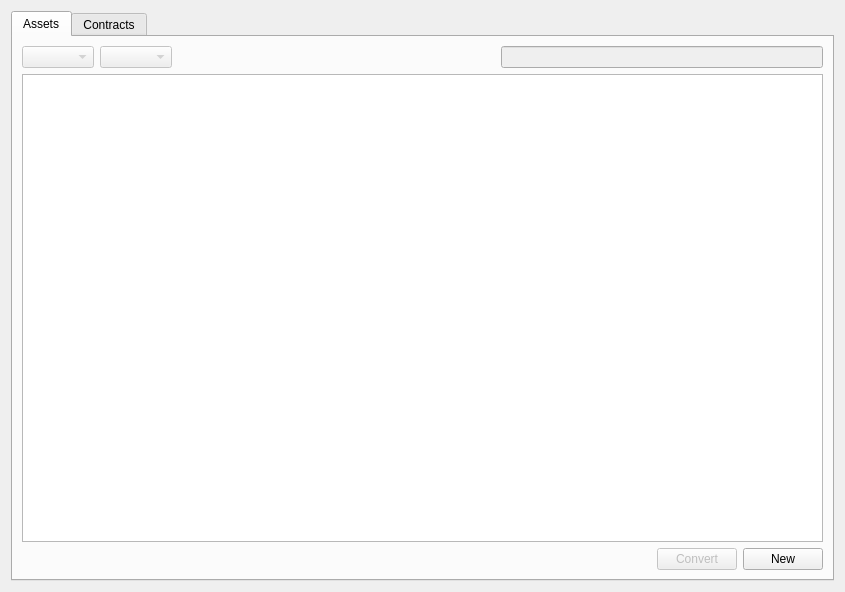
<?xml version="1.0" encoding="UTF-8"?>
<ui version="4.0">
 <class>AssetManagerPage</class>
 <widget class="QWidget" name="AssetManagerPage">
  <property name="geometry">
   <rect>
    <x>0</x>
    <y>0</y>
    <width>845</width>
    <height>592</height>
   </rect>
  </property>
  <property name="windowTitle">
   <string>Form</string>
  </property>
  <layout class="QVBoxLayout" name="verticalLayout_4">
   <item>
    <widget class="QTabWidget" name="tabWidget">
     <property name="currentIndex">
      <number>0</number>
     </property>
     <widget class="QWidget" name="tab">
      <attribute name="title">
       <string>Assets</string>
      </attribute>
      <layout class="QHBoxLayout" name="horizontalLayout_5">
       <item>
        <layout class="QVBoxLayout" name="verticalLayout">
         <item>
          <layout class="QHBoxLayout" name="horizontalLayout">
           <item>
            <widget class="QComboBox" name="comboBox">
             <property name="enabled">
              <bool>false</bool>
             </property>
            </widget>
           </item>
           <item>
            <widget class="QComboBox" name="comboBox_3">
             <property name="enabled">
              <bool>false</bool>
             </property>
            </widget>
           </item>
           <item>
            <spacer name="horizontalSpacer">
             <property name="orientation">
              <enum>Qt::Horizontal</enum>
             </property>
             <property name="sizeHint" stdset="0">
              <size>
               <width>40</width>
               <height>20</height>
              </size>
             </property>
            </spacer>
           </item>
           <item>
            <widget class="QLineEdit" name="lineEdit">
             <property name="enabled">
              <bool>false</bool>
             </property>
            </widget>
           </item>
          </layout>
         </item>
         <item>
          <widget class="QTableView" name="assettableView"/>
         </item>
         <item>
          <layout class="QHBoxLayout" name="horizontalLayout_2">
           <item>
            <spacer name="horizontalSpacer_2">
             <property name="orientation">
              <enum>Qt::Horizontal</enum>
             </property>
             <property name="sizeHint" stdset="0">
              <size>
               <width>40</width>
               <height>20</height>
              </size>
             </property>
            </spacer>
           </item>
           <item>
            <widget class="QPushButton" name="pushButton_2">
             <property name="enabled">
              <bool>false</bool>
             </property>
             <property name="text">
              <string>Convert</string>
             </property>
            </widget>
           </item>
           <item>
            <widget class="QPushButton" name="CreateNewAsset">
             <property name="text">
              <string>New</string>
             </property>
            </widget>
           </item>
          </layout>
         </item>
        </layout>
       </item>
      </layout>
     </widget>
     <widget class="QWidget" name="tab_2">
      <attribute name="title">
       <string>Contracts</string>
      </attribute>
      <layout class="QVBoxLayout" name="verticalLayout_3">
       <item>
        <layout class="QVBoxLayout" name="verticalLayout_2">
         <item>
          <layout class="QHBoxLayout" name="horizontalLayout_3">
           <item>
            <widget class="QComboBox" name="comboBox_2">
             <property name="enabled">
              <bool>false</bool>
             </property>
            </widget>
           </item>
           <item>
            <spacer name="horizontalSpacer_3">
             <property name="orientation">
              <enum>Qt::Horizontal</enum>
             </property>
             <property name="sizeHint" stdset="0">
              <size>
               <width>40</width>
               <height>20</height>
              </size>
             </property>
            </spacer>
           </item>
           <item>
            <widget class="QLineEdit" name="lineEdit_2">
             <property name="enabled">
              <bool>false</bool>
             </property>
            </widget>
           </item>
          </layout>
         </item>
         <item>
          <widget class="QTableView" name="contracttableView"/>
         </item>
         <item>
          <layout class="QHBoxLayout" name="horizontalLayout_4">
           <item>
            <spacer name="horizontalSpacer_4">
             <property name="orientation">
              <enum>Qt::Horizontal</enum>
             </property>
             <property name="sizeHint" stdset="0">
              <size>
               <width>40</width>
               <height>20</height>
              </size>
             </property>
            </spacer>
           </item>
           <item>
            <widget class="QPushButton" name="CreateNewContract">
             <property name="text">
              <string>New Contract</string>
             </property>
            </widget>
           </item>
          </layout>
         </item>
        </layout>
       </item>
      </layout>
     </widget>
    </widget>
   </item>
  </layout>
 </widget>
 <resources/>
 <connections/>
</ui>
